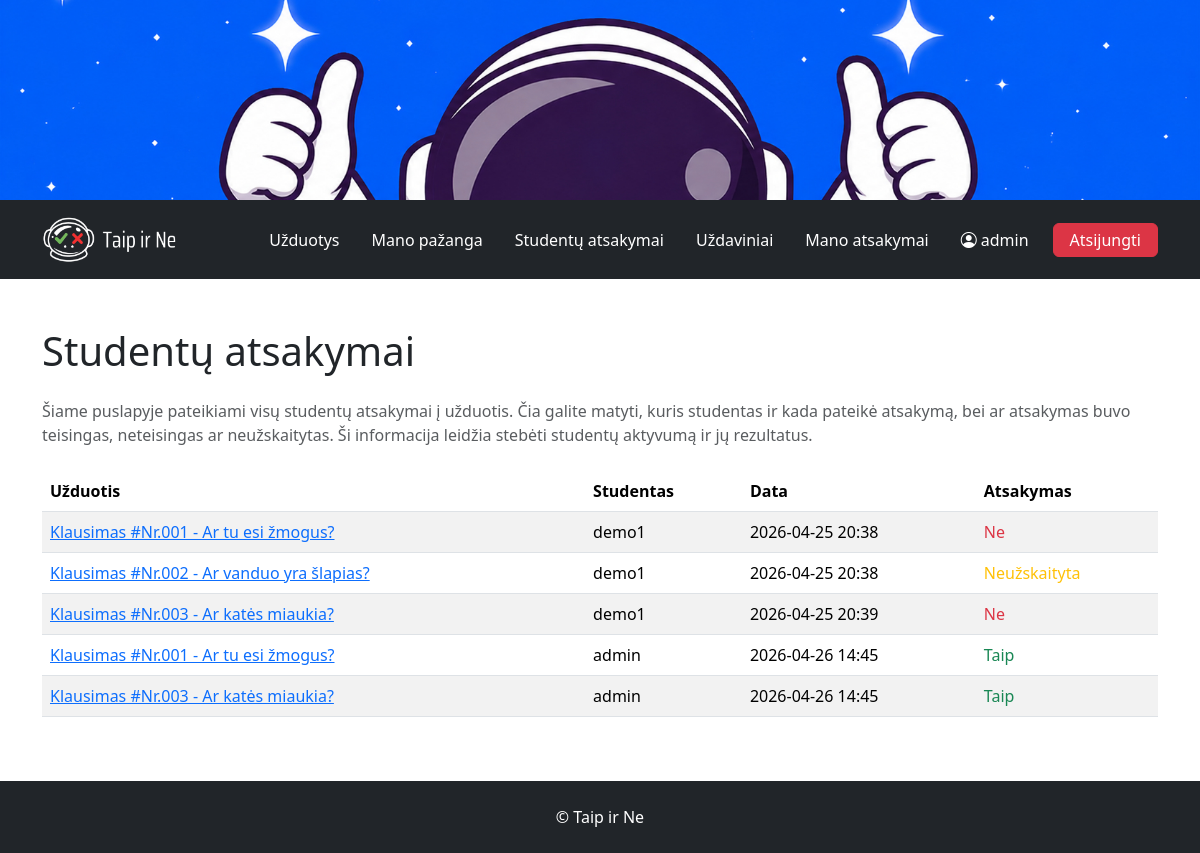
The page /answers/ (signed in) on the database as committed earlier.
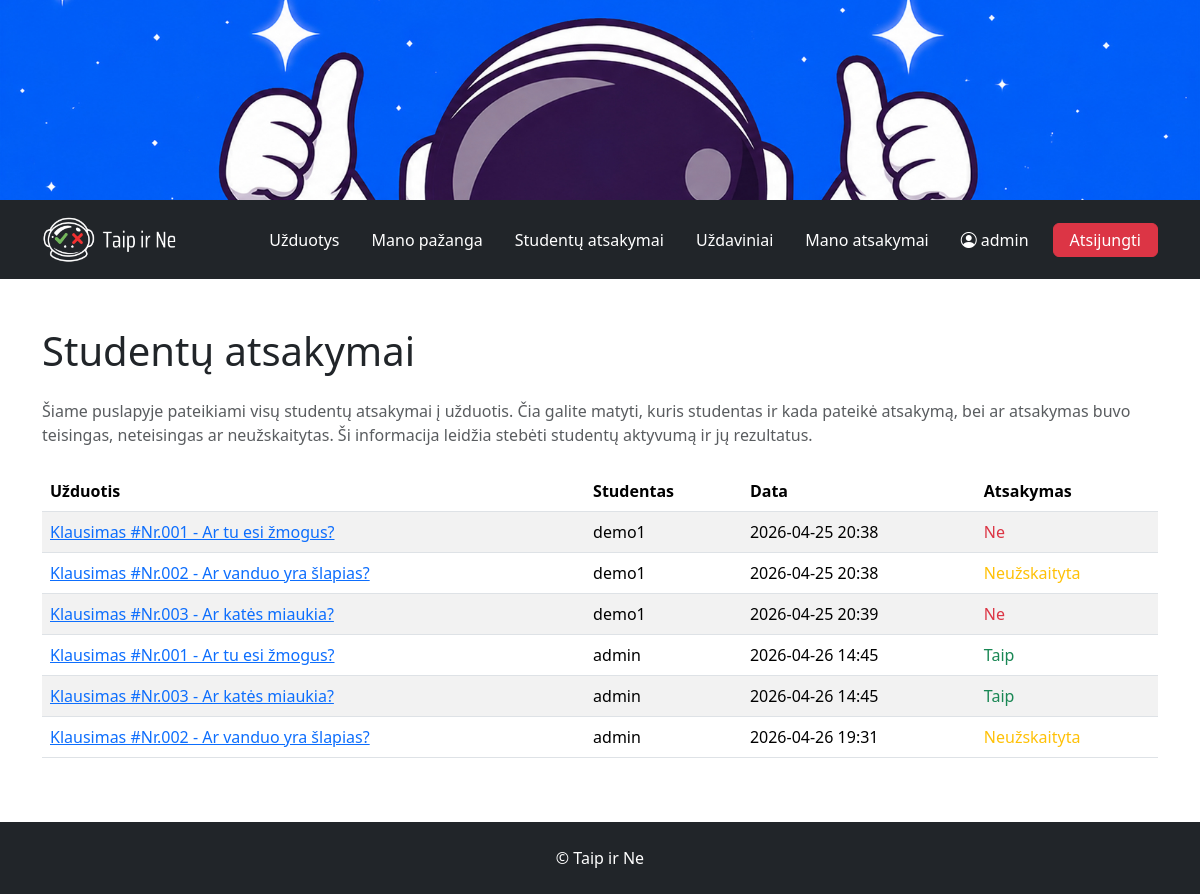
The same page on the database as committed later.
### tasks/models.py (models this page shows, shortened)
class Answer(models.Model):
    task = models.ForeignKey(to="Task", on_delete=models.CASCADE, verbose_name="Užduotis")
    student = models.ForeignKey(to=User, on_delete=models.CASCADE, verbose_name="Studentas")
    ANSWER_CHOICES = [
        (True, 'Taip'),
        (False, 'Ne'),
    ]
    answer = models.BooleanField("Atsakymas", choices=ANSWER_CHOICES, default=True)
    date = models.DateTimeField("Data", auto_now_add=True)
    def is_correct(self):
        return self.answer == self.task.correct_answer
    class Meta:
        verbose_name = "Atsakymas"
        verbose_name_plural = "Atsakymai"

class Task(models.Model):
    name = models.CharField("Užduotis")
    content = models.TextField("Klausimas")
    teacher = models.ForeignKey(to=User, on_delete=models.CASCADE, verbose_name="Dėstytojas")
    ANSWER_CHOICES = [
        (True, 'Taip'),
        (False, 'Ne'),
    ]
    correct_answer = models.BooleanField("Teisingas atsakymas", choices=ANSWER_CHOICES, default=True)
    deadline = models.DateTimeField("Terminas", null=True, blank=True)
    date = models.DateTimeField("Data", auto_now_add=True)
    photo = models.ImageField("Nuotrauka", upload_to='tasks', null=True, blank=True)
    def __str__(self):
        return f"{self.name} - {self.content}"
    class Meta:
        verbose_name = "Uždavinys"
        verbose_name_plural = "Uždaviniai"

### tasks/views.py (the view)
# urls.py: path('answers/', views.AnswerListView.as_view(), name="answers"),
class AnswerListView(LoginRequiredMixin, UserPassesTestMixin, ListView):
    model = Answer
    template_name = "answers.html"
    context_object_name = "answers"
    def test_func(self):
        return self.request.user.is_staff

### tasks/templates/answers.html (shortened to what this page needs)
{% extends 'base.html' %}
{% block content %}
<h1 class="mb-4">Studentų atsakymai</h1>
<p class="text-muted mb-4">
Šiame puslapyje pateikiami visų studentų atsakymai į užduotis.
Čia galite matyti, kuris studentas ir kada pateikė atsakymą,
bei ar atsakymas buvo teisingas, neteisingas ar neužskaitytas.
Ši informacija leidžia stebėti studentų aktyvumą ir jų rezultatus.
</p>
<table class="table table-striped">
    <thead>
        <tr>
            <th>Užduotis</th>
            <th>Studentas</th>
            <th>Data</th>
            <th>Atsakymas</th>
        </tr>
    </thead>
    <tbody>
        {% for answer in answers %}
        <tr>
            <td>
                <a href="{% url 'answer' answer.pk %}">{{ answer.task }}</a>
            </td>
            <td>{{ answer.student }}</td>
            <td>{{ answer.date | date:"Y-m-d H:i" }}</td>
            <td>
                {% if answer.task.deadline and answer.date > answer.task.deadline %}
                    <span class="text-warning">Neužskaityta</span>
                {% elif answer.is_correct %}
                    <span class="text-success">Taip</span>
                {% else %}
                    <span class="text-danger">Ne</span>
                {% endif %}
            </td>
        </tr>
        {% endfor %}
    </tbody>
</table>
{% endblock %}

### tasks/templates/base.html (shortened to what this page needs)
<!DOCTYPE html>
<html lang="lt">
<head>
    {% load static %}
    <link href="https://cdn.jsdelivr.net/npm/bootstrap@5.3.2/dist/css/bootstrap.min.css" rel="stylesheet">
    <link href="https://cdn.jsdelivr.net/npm/bootstrap-icons@1.11.3/font/bootstrap-icons.css" rel="stylesheet">
    <link rel="stylesheet" href="{% static 'css/style.css' %}">
</head>
<body class="d-flex flex-column min-vh-100">
<body class="d-flex flex-column min-vh-100">
<div class="hero"></div>
<nav class="navbar navbar-expand-sm bg-dark navbar-dark py-3">
    <div class="container">
        <a class="navbar-brand logo" href="{% url 'index' %}"></a>
        <div class="collapse navbar-collapse mt-4 mt-sm-0 pb-4 pb-sm-0" id="mynavbar">
            <ul class="navbar-nav ms-auto gap-3 align-items-center">
                <li class="nav-item">
                    <a class="nav-link text-white fs-6" href="{% url 'index' %}">Užduotys</a>
                </li>
                {% if user.is_authenticated %}
                    <li class="nav-item">
                        <a class="nav-link text-white fs-6" href="{% url 'stats' %}">Mano pažanga</a>
                    </li>
                    {% if user.is_staff %}
                        <li class="nav-item">
                            <a class="nav-link text-white fs-6" href="{% url 'answers' %}">Studentų atsakymai</a>
                        </li>
                    {% endif %}
                    {% if user.is_staff %}
                        <li class="nav-item">
                            <a class="nav-link text-white fs-6" href="{% url 'tasks_manage' %}">Uždaviniai</a>
                        </li>
                    {% endif %}
                    <li class="nav-item">
                        <a class="nav-link text-white fs-6" href="{% url 'useranswers' %}">Mano atsakymai</a>
                    </li>
                    <li class="nav-item">
                        <a class="nav-link text-white fs-6" href="{% url 'profile' %}">
                            <i class="bi bi-person-circle me-1"></i>{{ user.get_username }}
                        </a>
                    </li>
                    <li class="nav-item">
                        <form method="post" action="{% url 'logout' %}">
                            <button class="btn btn-danger fs-6 px-3 py-1" type="submit">Atsijungti</button>
                        </form>
                    </li>
                {% endif %}
            </ul>
        </div>
    </div>
</nav>
<div class="container mt-5 flex-grow-1 pb-5">
    {% block content %}{% endblock %}
</div>
<div class="p-4 bg-dark text-white text-center">
    © Taip ir Ne
</div>
</body>
</html>

### tasks/static/css/style.css (style rules this page uses)
.hero { height: 200px; background: url("/static/images/header.jpg") center / cover no-repeat; }
.logo { display: block; width: 135px; height: 47px; background: url("/static/images/logo.png") center / contain no-repeat; }

Rows that differ between the two databases and show on the page:
added Answer: task "Klausimas #Nr.002 - Ar vanduo yra šlapias?", student "admin", date "2026-04-26 19:31", shows "Neužskaityta"
